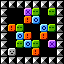

This game map was drawn from its Tiled (.tmx) file and the tilesets committed beside it. A one-line description and the full map source follow:
An orthogonal 8x8 tile map with 8x8 px tiles, 1 tile layer (base).

<map version="1.5" tiledversion="1.7.0" orientation="orthogonal" renderorder="right-down" width="8" height="8" tilewidth="8" tileheight="8" infinite="0" nextlayerid="2" nextobjectid="1">
 <tileset firstgid="1" source="../../dev/editor_tiles.tsx" />
 <layer id="1" name="base" width="8" height="8">
  <data encoding="csv">
1,1,1,1,1,1,1,1,
1,0,0,4,3,0,3,1,
1,0,0,6,5,0,0,1,
1,6,3,0,0,5,3,1,
1,0,5,6,0,6,0,1,
1,0,3,5,3,0,4,1,
1,2,0,0,6,0,0,1,
1,1,1,1,1,1,1,1
</data>
 </layer>
</map>
